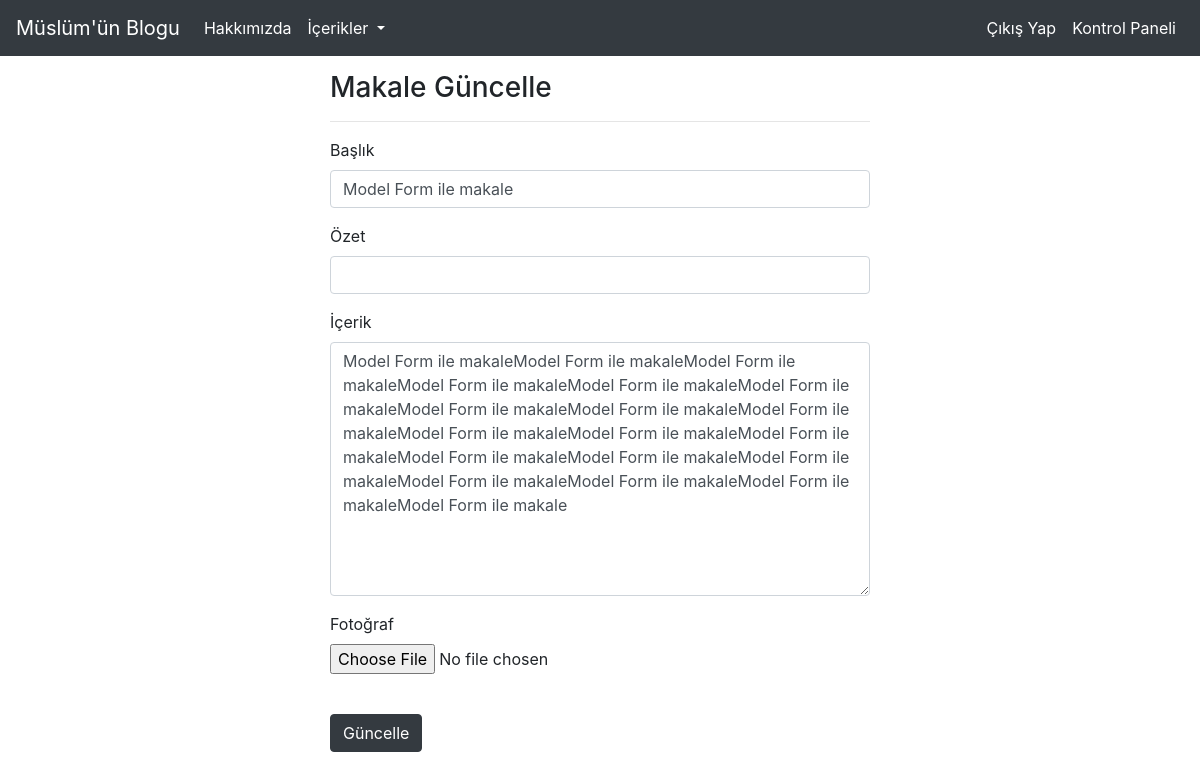
Screenshot of /articles/update/3 (signed in) with the database file from the repository.
### article/models.py (models this page shows, shortened)
class Article(models.Model):
    author = models.ForeignKey("auth.User",on_delete=models.CASCADE,verbose_name = "Yazar")
    title = models.CharField(max_length = 50,verbose_name = "Başlık")
    content = RichTextField(verbose_name = "İçerik")
    created_date = models.DateTimeField(auto_now_add=True,verbose_name = "Oluşturulma Tarihi")
    article_image = models.FileField(blank= True,null =True,verbose_name="Fotoğraf") #bu alan hem boş olabilir hem dolu olabilir dedik.
    summary = models.CharField(max_length = 100,blank= True,null =True,verbose_name = "Özet")
    class Meta:
        ordering = ['-created_date']

### article/views.py (the view)
# urls.py: path('update/<int:id>',views.updateArticle,name = "update"),
@login_required(login_url = "user:login")
def updateArticle(request,id):
    article = get_object_or_404(Article,id = id)
    form = ArticleForm(request.POST or None,request.FILES or None,instance=article)
    if form.is_valid():
        article = form.save(commit=False)
        article.author = request.user
        article.save()
        messages.success(request,"Makaleniz başarıyla güncellendi.")
        return redirect("index")
    return render(request,"update.html",{"form":form})

### article/forms.py
class ArticleForm(forms.ModelForm):
    class Meta:
        model = Article
        fields = ["title","summary","content","article_image"]

### templates/update.html (shortened to what this page needs)
{% extends 'layout.html' %}
{% block body %}
{% load crispy_forms_tags %}
    <div class="row">
        <div class="col-md-6 offset-md-3">
            <h3>Makale Güncelle</h3>
            <hr>
            <form method="post" enctype="multipart/form-data">
                {{form|crispy}}
                <br>
                <button type="submit" class="btn btn-dark">Güncelle</button>
            </form>
        </div>
    </div>
{% endblock body %}

### rows the page displays
Article: title "Model Form ile makale", content "Model Form ile makaleModel Form ile makaleModel Form ile makaleModel Form ile makaleModel Form ile makaleModel Form ile makaleModel Form ile makaleModel Form ile makaleModel Form ile makaleModel Form ile makaleModel Form ile makaleModel Form ile makaleModel Form ile makaleModel Form ile makaleModel Form ile makaleModel Form ile makaleModel Form ile makaleModel Form ile makaleModel Form ile makale"
